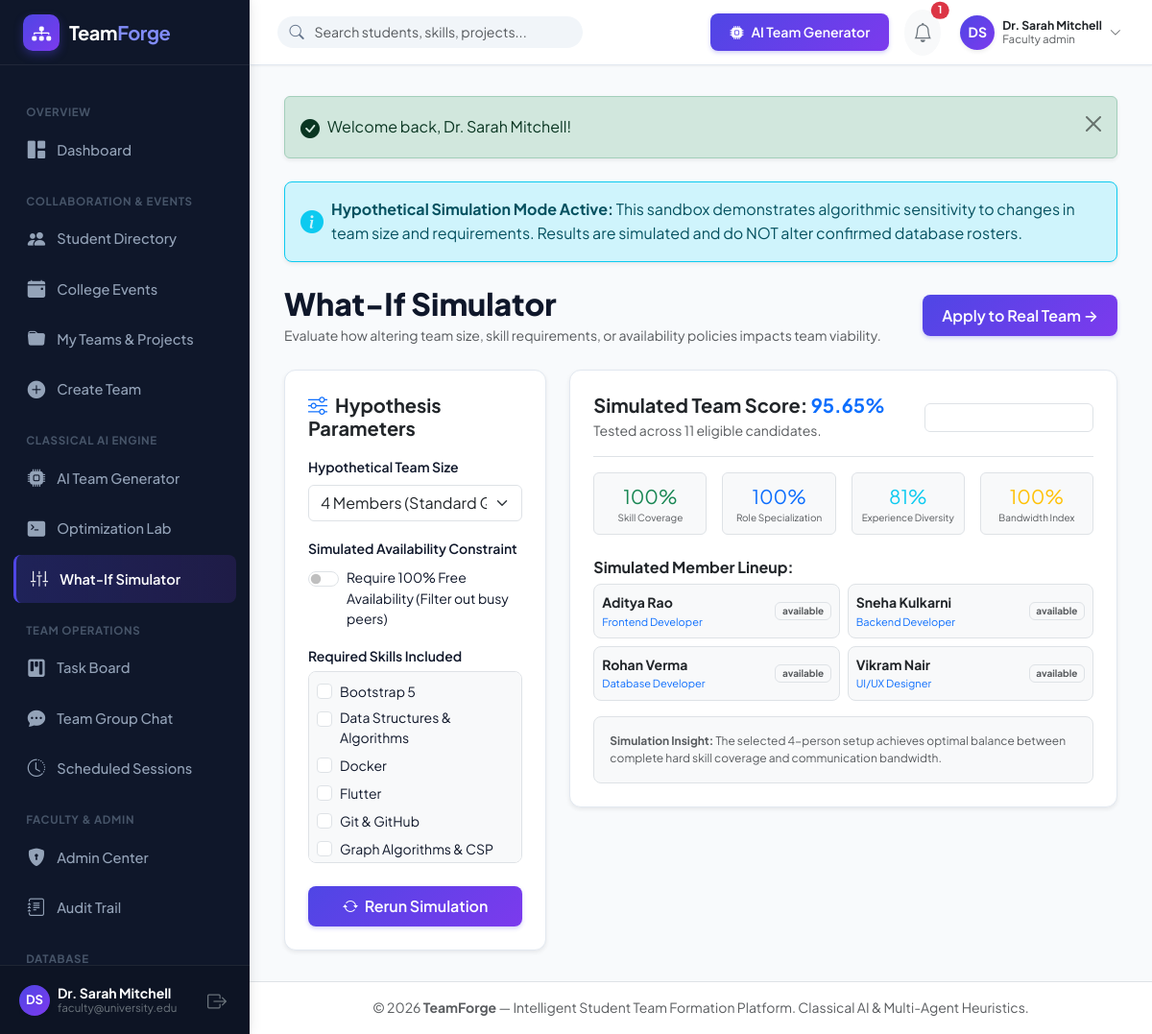
The app's page /ai/simulator.php (signed in) with its own data.
### tables this page shows
CREATE TABLE `users` (
  `id` INT UNSIGNED AUTO_INCREMENT PRIMARY KEY,
  `full_name` VARCHAR(120) NOT NULL,
  `email` VARCHAR(150) NOT NULL UNIQUE,
  `password_hash` VARCHAR(255) NOT NULL,
  `role` ENUM('student', 'team_leader', 'faculty_admin') NOT NULL DEFAULT 'student',
  `avatar_url` VARCHAR(255) DEFAULT NULL,
  `student_id_number` VARCHAR(50) DEFAULT NULL,
  `department` VARCHAR(100) DEFAULT 'Computer Science & Engineering',
  `degree` VARCHAR(50) DEFAULT 'B.Tech / B.E.',
  `academic_year` ENUM('1st Year', '2nd Year', '3rd Year', '4th Year', 'Postgraduate') DEFAULT '3rd Year',
  `availability_status` ENUM('available', 'busy', 'in_team') DEFAULT 'available',
  `preferred_team_size` TINYINT UNSIGNED DEFAULT 4,
  `bio` TEXT DEFAULT NULL,
  `portfolio_url` VARCHAR(255) DEFAULT NULL,
  `github_url` VARCHAR(255) DEFAULT NULL,
  `is_verified` TINYINT(1) DEFAULT 0,
  `created_at` TIMESTAMP DEFAULT CURRENT_TIMESTAMP,
  `updated_at` TIMESTAMP DEFAULT CURRENT_TIMESTAMP ON UPDATE CURRENT_TIMESTAMP,
  INDEX `idx_users_role` (`role`),
  INDEX `idx_users_dept_year` (`department`, `academic_year`),
  INDEX `idx_users_availability` (`availability_status`)
);

CREATE TABLE `skills` (
  `id` INT UNSIGNED AUTO_INCREMENT PRIMARY KEY,
  `name` VARCHAR(80) NOT NULL UNIQUE,
  `category` ENUM('frontend', 'backend', 'database', 'ai_algo', 'ui_ux', 'devops', 'mobile', 'testing', 'general') DEFAULT 'general',
  INDEX `idx_skills_category` (`category`)
);

CREATE TABLE `student_skills` (
  `id` INT UNSIGNED AUTO_INCREMENT PRIMARY KEY,
  `user_id` INT UNSIGNED NOT NULL,
  `skill_id` INT UNSIGNED NOT NULL,
  `proficiency_level` TINYINT UNSIGNED NOT NULL DEFAULT 3 COMMENT 'Scale 1-5',
  `years_experience` DECIMAL(3,1) UNSIGNED DEFAULT 1.0,
  `created_at` TIMESTAMP DEFAULT CURRENT_TIMESTAMP,
  UNIQUE KEY `uk_user_skill` (`user_id`, `skill_id`),
  FOREIGN KEY (`user_id`) REFERENCES `users`(`id`) ON DELETE CASCADE,
  FOREIGN KEY (`skill_id`) REFERENCES `skills`(`id`) ON DELETE CASCADE
);

### ai/simulator.php (the view, shortened to what the rows shown need)
<?php
require_once __DIR__ . '/../includes/helpers.php';
require_once __DIR__ . '/../includes/auth.php';
require_once __DIR__ . '/TeamForgeCspEngine.php';
$currentUser = currentUser();
$db = getDB();
$studentsRaw = $db->query("
    SELECT u.*,
           (SELECT COUNT(*) FROM student_projects WHERE user_id = u.id) as project_count
    FROM users u
    WHERE u.role != 'faculty_admin'
")->fetchAll();
$candIds = array_column($studentsRaw, 'id');
$inClause = implode(',', array_map('intval', $candIds));
$skillsQuery = $db->query("
    SELECT ss.user_id, ss.skill_id, ss.proficiency_level, ss.years_experience, s.name
    FROM student_skills ss
    JOIN skills s ON ss.skill_id = s.id
    WHERE ss.user_id IN ({$inClause})
")->fetchAll();
$skillsByCand = [];
foreach ($skillsQuery as $sq) {
    $skillsByCand[$sq['user_id']][$sq['skill_id']] = [
        'name' => $sq['name'],
        'prof' => (int)$sq['proficiency_level'],
        'years' => (float)$sq['years_experience']
    ];
}
$candidates = [];
foreach ($studentsRaw as $s) {
    $s['skills'] = $skillsByCand[$s['id']] ?? [];
    $candidates[] = $s;
}
$skillsCatalog = $db->query("SELECT id, name FROM skills ORDER BY name ASC")->fetchAll();
$simTeamSize = max(2, min(8, (int)($_GET['size'] ?? 4)));
$simSelectedSkills = !empty($_GET['skills']) ? array_map('intval', $_GET['skills']) : [1, 2, 3, 11];
$reqSkillsMap = [];
foreach ($skillsCatalog as $sk) {
    if (in_array((int)$sk['id'], $simSelectedSkills, true)) {
        $reqSkillsMap[(int)$sk['id']] = $sk['name'];
    }
}
$simCandidatePool = $candidates;
$targetRoles = array_slice(AVAILABLE_ROLES, 0, $simTeamSize);
$simEngine = new TeamForgeCspEngine(
    array_values($simCandidatePool),
    $reqSkillsMap,
    $targetRoles,
    $simTeamSize,
    DEFAULT_AI_WEIGHTS
);
$simInitial = $simEngine->generateGreedyInitial();
$simOptimal = $simEngine->optimizeWithHillClimbing($simInitial);
$simEval = $simEngine->evaluateAssignment($simOptimal);
include __DIR__ . '/../includes/header.php';
?>
<div class="container-fluid px-0">
    <div class="d-flex flex-wrap align-items-center justify-content-between gap-3 mb-4">
        <div>
            <h2 class="fw-extrabold text-navy mb-1" style="font-weight: 800;">What-If Simulator</h2>
        </div>
    </div>
    <div class="row g-4">
        <div class="col-lg-4">
            <div class="card-tf p-4 shadow-sm">
                <form method="GET" action="<?= BASE_URL ?>/ai/simulator.php">
                    <div class="mb-4">
                        <div class="p-2 border rounded-3 bg-light" style="max-height: 200px; overflow-y: auto;">
                            <?php foreach ($skillsCatalog as $sk):
                                $isChk = in_array((int)$sk['id'], $simSelectedSkills, true);
                            ?>
                                <div class="form-check mb-1">
                                    <input class="form-check-input" type="checkbox" name="skills[]" value="<?= $sk['id'] ?>" id="sim_sk_<?= $sk['id'] ?>" <?= $isChk ? 'checked' : '' ?>>
                                    <label class="form-check-label small" for="sim_sk_<?= $sk['id'] ?>">
                                        <?= e($sk['name']) ?>
                                    </label>
                                </div>
                            <?php endforeach; ?>
                        </div>
                    </div>
                </form>
            </div>
        </div>
        <div class="col-lg-8">
            <div class="card-tf p-4 shadow-sm mb-4">
                <div class="row g-2 mb-3">
                    <?php foreach ($simOptimal as $role => $candId):
                        $expl = $simEval['explanations'][$candId] ?? [];
                    ?>
                        <div class="col-md-6">
                            <div class="p-2 border rounded-3 bg-light d-flex align-items-center justify-content-between">
                                <div>
                                    <div class="fw-bold text-dark small"><?= e($expl['name'] ?? 'Candidate') ?></div>
                                    <div class="text-primary small" style="font-size:11px;"><?= e($role) ?></div>
                                </div>
                                <span class="badge bg-light text-muted border" style="font-size:10px;">
                                    <?= e($expl['availability'] ?? 'available') ?>
                                </span>
                            </div>
                        </div>
                    <?php endforeach; ?>
                </div>
            </div>
        </div>
    </div>
</div>
<?php include __DIR__ . '/../includes/footer.php'; ?>

### includes/sidebar.php (shortened to what the rows shown need)
<?php
$currentUser = currentUser();
$currentScript = basename($_SERVER['PHP_SELF']);
$currentDir = basename(dirname($_SERVER['PHP_SELF']));
function isActiveLink(string $targetScript, ?string $targetDir = null): string {
    global $currentScript, $currentDir;
    if ($targetDir !== null && $currentDir === $targetDir && $currentScript === $targetScript) {
        return 'active';
    }
    return '';
}
?>
<aside class="app-sidebar">
    <div class="sidebar-header">
        <a href="<?= BASE_URL ?>/dashboard.php" class="sidebar-brand">
            <div class="brand-icon">
                <i class="bi bi-diagram-3-fill"></i>
            </div>
            <div>
                <span>Team<span style="color:#818cf8;">Forge</span></span>
            </div>
        </a>
    </div>
    <div class="sidebar-menu">
        <div class="menu-category">Overview</div>
        <a href="<?= BASE_URL ?>/dashboard.php" class="nav-link-custom <?= isActiveLink('dashboard.php') ?>">
            <i class="bi bi-grid-1x2-fill"></i>
            <span>Dashboard</span>
        </a>
        <div class="menu-category">Collaboration & Events</div>
        <a href="<?= BASE_URL ?>/students/index.php" class="nav-link-custom <?= isActiveLink('index.php', 'students') ?>">
            <i class="bi bi-people-fill"></i>
            <span>Student Directory</span>
        </a>
        <a href="<?= BASE_URL ?>/events/index.php" class="nav-link-custom <?= isActiveLink('index.php', 'events') ?>">
            <i class="bi bi-calendar-event-fill"></i>
            <span>College Events</span>
        </a>
        <a href="<?= BASE_URL ?>/teams/my_teams.php" class="nav-link-custom <?= isActiveLink('my_teams.php', 'teams') ?>">
            <i class="bi bi-folder-fill"></i>
            <span>My Teams & Projects</span>
        </a>
        <a href="<?= BASE_URL ?>/teams/create.php" class="nav-link-custom <?= isActiveLink('create.php', 'teams') ?>">
            <i class="bi bi-plus-circle-fill"></i>
            <span>Create Team</span>
        </a>
        <div class="menu-category">Classical AI Engine</div>
        <a href="<?= BASE_URL ?>/ai/generator.php" class="nav-link-custom <?= isActiveLink('generator.php', 'ai') ?>">
            <i class="bi bi-cpu-fill"></i>
            <span>AI Team Generator</span>
        </a>
        <a href="<?= BASE_URL ?>/ai/optimization_lab.php" class="nav-link-custom <?= isActiveLink('optimization_lab.php', 'ai') ?>">
            <i class="bi bi-terminal-fill"></i>
            <span>Optimization Lab</span>
        </a>
        <a href="<?= BASE_URL ?>/ai/simulator.php" class="nav-link-custom <?= isActiveLink('simulator.php', 'ai') ?>">
            <i class="bi bi-sliders2-vertical"></i>
            <span>What-If Simulator</span>
        </a>
        <div class="menu-category">Team Operations</div>
        <a href="<?= BASE_URL ?>/tasks/index.php" class="nav-link-custom <?= isActiveLink('index.php', 'tasks') ?>">
            <i class="bi bi-kanban-fill"></i>
            <span>Task Board</span>
        </a>
        <a href="<?= BASE_URL ?>/chat/index.php" class="nav-link-custom <?= isActiveLink('index.php', 'chat') ?>">
            <i class="bi bi-chat-dots-fill"></i>
            <span>Team Group Chat</span>
        </a>
        <a href="<?= BASE_URL ?>/sessions/index.php" class="nav-link-custom <?= isActiveLink('index.php', 'sessions') ?>">
            <i class="bi bi-clock-history"></i>
            <span>Scheduled Sessions</span>
        </a>
        <?php if ($currentUser && $currentUser['role'] === ROLE_FACULTY_ADMIN): ?>
        <div class="menu-category">Faculty & Admin</div>
        <a href="<?= BASE_URL ?>/admin/index.php" class="nav-link-custom <?= isActiveLink('index.php', 'admin') ?>">
            <i class="bi bi-shield-lock-fill"></i>
            <span>Admin Center</span>
        </a>
        <a href="<?= BASE_URL ?>/admin/audit_logs.php" class="nav-link-custom <?= isActiveLink('audit_logs.php', 'admin') ?>">
            <i class="bi bi-journal-text"></i>
            <span>Audit Trail</span>
        </a>
        <?php endif; ?>
        <div class="menu-category">Database</div>
    </div>
    <div class="sidebar-footer">
        <div class="d-flex align-items-center justify-content-between">
            <div class="d-flex align-items-center gap-2 overflow-hidden">
                <?= getAvatar($currentUser, 32) ?>
                <div class="text-truncate" style="line-height:1.2;">
                    <div class="text-white small fw-bold text-truncate"><?= e($currentUser['full_name']) ?></div>
                    <div class="text-secondary text-truncate" style="font-size:0.72rem;"><?= e($currentUser['email']) ?></div>
                </div>
            </div>
            <a href="<?= BASE_URL ?>/logout.php" class="text-secondary hover-white p-1" title="Sign Out">
                <i class="bi bi-box-arrow-right fs-5"></i>
            </a>
        </div>
    </div>
</aside>

### includes/navbar.php (shortened to what the rows shown need)
<?php
$currentUser = currentUser();
$unreadCount = $currentUser ? getUnreadNotificationCount($currentUser['id']) : 0;
?>
<header class="app-topbar">
    <div class="d-flex align-items-center gap-3">
        <div class="topbar-search d-none d-md-block">
            <i class="bi bi-search search-icon"></i>
            <form action="<?= BASE_URL ?>/students/index.php" method="GET">
                <input type="text" name="q" class="form-control" placeholder="Search students, skills, projects...">
            </form>
        </div>
    </div>
    <div class="d-flex align-items-center gap-3">
        <a href="<?= BASE_URL ?>/ai/generator.php" class="btn btn-sm btn-tf-primary d-none d-sm-inline-flex align-items-center gap-2">
            <i class="bi bi-cpu-fill"></i>
            <span>AI Team Generator</span>
        </a>
        <div class="dropdown">
            <button class="btn btn-sm btn-light position-relative p-2 rounded-circle" type="button" data-bs-toggle="dropdown" aria-expanded="false" title="Notifications">
                <i class="bi bi-bell fs-5 text-secondary"></i>
                <?php if ($unreadCount > 0): ?>
                    <span class="position-absolute top-0 start-100 translate-middle badge rounded-pill bg-danger" style="font-size:0.68rem;">
                        <?= $unreadCount ?>
                    </span>
                <?php endif; ?>
            </button>
        </div>
        <div class="dropdown">
            <button class="btn btn-sm p-1 d-flex align-items-center gap-2 border-0 bg-transparent" type="button" data-bs-toggle="dropdown" aria-expanded="false">
                <?= getAvatar($currentUser, 36) ?>
                <div class="text-start d-none d-md-block" style="line-height: 1.2;">
                    <div class="fw-bold small text-dark"><?= e($currentUser['full_name']) ?></div>
                    <div class="text-muted" style="font-size: 0.72rem;"><?= ucfirst(str_replace('_', ' ', $currentUser['role'])) ?></div>
                </div>
                <i class="bi bi-chevron-down text-muted small d-none d-md-inline"></i>
            </button>
        </div>
    </div>
</header>

### records on screen
users: full_name "Dr. Sarah Mitchell", email "faculty@university.edu", id "1", role "Faculty admin"
skills: name "Bootstrap 5"
skills: name "Data Structures & Algorithms"
skills: name "Docker"
skills: name "Flutter"
skills: name "Git & GitHub"
skills: name "Graph Algorithms & CSP"
student_skills: skill.full_name "Aditya Rao", skill.availability_status "available", proficiency_level.full_name "Rohan Verma", proficiency_level.availability_status "available", user.full_name "Vikram Nair", user.availability_status "available"
users: full_name "Sneha Kulkarni", role "Backend Developer", availability_status "available"

### other values on screen
$initials "DS DS"
$f['message'] "Welcome back, Dr. Sarah Mitchell!"
$simEval['total_score'] "95.65"
count($simCandidatePool) "11"
$simEval['skill_coverage_pct'] "100"
$simEval['role_coverage_pct'] "100"
$simEval['experience_balance_score'] "81"
$simEval['availability_score'] "100"
$role "Frontend Developer"
$role "Database Developer"
$role "UI/UX Designer"
APP_NAME "TeamForge"
